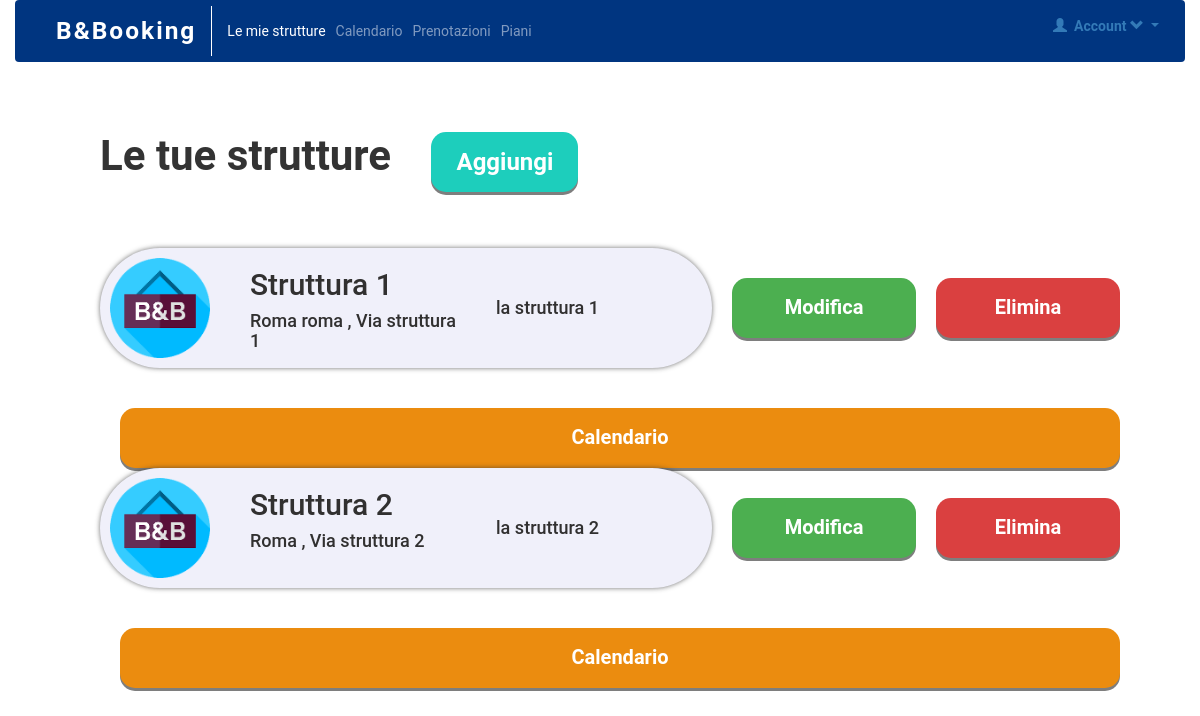
The app's page /strutture.php (signed in) with its own data.
### tables this page shows
CREATE TABLE `strutture` (
  `struttura_id` int(10) UNSIGNED NOT NULL,
  `struttura_fkutenteid` int(10) UNSIGNED NOT NULL,
  `struttura_nome` varchar(75) NOT NULL,
  `struttura_citta` varchar(75) NOT NULL,
  `struttura_via` varchar(75) NOT NULL,
  `struttura_note` varchar(500) DEFAULT NULL,
  `struttura_en` int(1) UNSIGNED NOT NULL
);

### getTabelle.php (called while the page is built, shortened)
<?php
function getStrutture($email, $link)
{
	$strutture = array();
	$query = "SELECT * FROM strutture WHERE struttura_fkutenteid = '".$_SESSION['utente_id']."' && struttura_en=1;";
	if (!$rs = mysqli_query($link, $query))
	{
        $ret_zero = 0;
        return $ret_zero;
	}
	$i = 0;
	while ($row = mysqli_fetch_assoc($rs))
	{
		$strutture[$i]['id'] = $row['struttura_id'];
		$strutture[$i]['nome'] = $row['struttura_nome'];
		$strutture[$i]['citta'] = $row['struttura_citta'];
		$strutture[$i]['via'] = $row['struttura_via'];
		$strutture[$i]['note'] = $row['struttura_note'];
		$strutture[$i]['en'] = $row['struttura_en'];
		$i++ ;
	}
	$ret = $strutture;
	return $ret;
}
?>

### aggiungiStruttura.php (called while the page is built, shortened)
<?php
    require_once('init.php');
    $strutture = getStrutture($_SESSION['email'], $link);
?>

### strutture.php (the view, shortened to what this page needs)
<!DOCTYPE html>
<html lang="it">
<?php
    require_once('init.php');
    require('aggiungiStruttura.php');
?>
<head>
    <link href="//maxcdn.bootstrapcdn.com/bootstrap/4.1.1/css/bootstrap.min.css" rel="stylesheet" id="bootstrap-css">
    <link href="//maxcdn.bootstrapcdn.com/bootstrap/3.2.0/css/bootstrap.min.css" rel="stylesheet" type="text/css" />
    <link rel="stylesheet" type="text/css" href="css/navstyle.css">
    <link rel="stylesheet" type="text/css" href="css/strustyle.css">
    <link rel="stylesheet" type="text/css" href="css/style.css">
</head>
<body>
<div id="wrapper">
    <div class="container-fluid">
        <nav class="navbar navbar-expand-lg navbar-dark">
            <div class="collapse navbar-collapse" id="navbarTogglerDemo02">
                <a class="navbar-brand" id="bb" style="border-right: 1px solid white">B&Booking</a>
                    <ul class="navbar-nav">
                        <li class="nav-item active">
                            <a class="nav-link" href="strutture.php">Le mie strutture</a>
                        </li>
                        <li class="nav-item">
                            <a class="nav-link" href="calendario.php">Calendario</a>
                        </li>
                        <li class="nav-item">
                            <a class="nav-link" href="prenotazioni.php">Prenotazioni</a>
                        </li>
                        <li class="nav-item">
                            <a class="nav-link" href="piano.php">Piani</a>
                        </li>
                    </ul>
                <?php require('navbar.php'); ?>
    <h1 class="titolitab">
        Le tue strutture
        <button class="button aggiungi" data-toggle="modal" data-target="#aggiungiStrutture">Aggiungi</button>
        <br/><br/>
    </h1>
    <?php
    $strutture = getStrutture($_SESSION['email'], $link);
    $numerostrutture = count($strutture);
    if($strutture != NULL)
    {
        for ($i=0; $i<$numerostrutture; $i++)
        {
            if ($strutture[$i]['en'] == 1)
            {
                $scelta_struttura = $strutture[$i]['id'];
                $url1 = "stanze.php?scelta_struttura=".$scelta_struttura;
                $url2 = "cancellaStruttura.php?struttura_id=".$scelta_struttura;
                $url3 = "modificaStruttura.php?struttura_id=".$scelta_struttura;
                ?>
                <div class="row" style="margin-left: 100px;width: 85%; padding-left:">
                    <a href="<?php echo $url1?>" class="col-auto container lista" style="width: 60%">
                        <div class="row">
                            <div class="col-auto">
                                <img src="img/hotel.png" height="120" width="auto" style="padding: 10px"/>
                            </div>
                            <div class="col">
                                <div>
                                    <h2><?php echo $strutture[$i]['nome']; ?></h2>
                                    <h4><?php echo $strutture[$i]['citta']; ?> , <?php echo $strutture[$i]['via']; ?></h4>
                                </div>
                            </div>
                            <div class="col">
                                <div>
                                    <h4><br/><br/><?php echo $strutture[$i]['note']; ?></h4>
                                </div>
                            </div>
                        </div>
                    </a>
                    <a href="<?php echo $url3?>" class="button col-sm" id="modifica" style="margin-left: 20px;">Modifica</a>
                    <a href="<?php echo $url2?>" class="button col-sm" onclick="return confirm('Sei sicuro?')" style="margin-left: 20px;" id="elimina">Elimina</a>
                    <a href="calendario.php?=" class="button col-sm" id="calendario" style="margin-left: 20px;">Calendario</a>
                </div>
            <?php
            }
        }
    }
    else
    {
        echo "&emsp;&emsp;&emsp;&emsp;&emsp;&emsp;&emsp;Aggiungi la tua prima struttura!";
    } ?>
</div>
</body>
</html>

### css/navstyle.css (style rules this page uses)
.navbar { background: #003580; }
#bb { font-weight: bold; letter-spacing: 2px; color: white; font-size: 175%; }

### css/strustyle.css (style rules this page uses)
.lista { color: rgb(49, 48, 48); background: rgb(240, 240, 250); box-shadow: 0px 0px 5px rgba(51, 51, 51, 0.7); padding: 0px; margin-top: 0px; margin-bottom: 10px; margin-right: 0px; display: inline-block; -moz-border-radius: .3em; -webkit-border-radius: .3em; border-radius: 10em; transition: all .2s ease-in-out; }
.button { margin-top: 30px; height: 60px; display: inline-block; padding: 15px 25px; font-size: 20px; cursor: pointer; text-align: center; text-decoration: none; outline: none; color: #fff; border: none; border-radius: 15px; transition: all .2s ease-in-out; box-shadow: 0 3px rgb(126, 126, 126); }

### css/style.css (style rules this page uses)
body { margin: 0; padding: 0; font-family: 'Roboto', sans-serif; }
html, body { height: 100%; }
#wrapper { min-height:100%; height:auto !important; height:100%; margin:0 auto -100px; }
.titolitab { font-weight: bold; margin-left: 100px; font-size: 300%; }
#modifica { background: #4CAF50; }
#elimina { background: rgb(218, 64, 64); }
#calendario { background: rgb(235, 140, 15); }
.aggiungi { background: rgb(29, 206, 188); margin-top: 30px; margin-left: 30px; height: 60px; display: inline-block; padding: 15px 25px; font-size: 24px; cursor: pointer; text-align: center; text-decoration: none; outline: none; color: #fff; border: none; border-radius: 15px; transition: all .2s ease-in-out; box-shadow: 0 3px rgb(126, 126, 126); }

### records on screen
strutture: struttura_nome "Struttura 1", struttura_citta "Roma roma", struttura_via "Via struttura 1", struttura_note "la struttura 1"
strutture: struttura_nome "Struttura 2", struttura_citta "Roma", struttura_via "Via struttura 2", struttura_note "la struttura 2"
